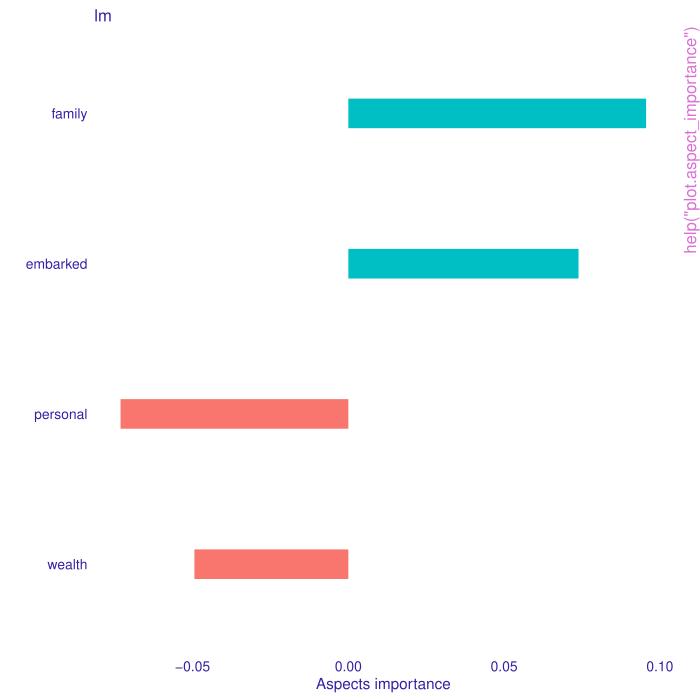

This figure's R source:
pkgname <- "DALEXtra"
source(file.path(R.home("share"), "R", "examples-header.R"))
options(warn = 1)
library('DALEXtra')

base::assign(".oldSearch", base::search(), pos = 'CheckExEnv')
base::assign(".old_wd", base::getwd(), pos = 'CheckExEnv')
cleanEx()
nameEx("aspect_importance")
### * aspect_importance

flush(stderr()); flush(stdout())

### Name: aspect_importance
### Title: Calculates the feature groups importance (called aspects
###   importance) for a selected observation
### Aliases: aspect_importance aspect_importance.explainer
###   aspect_importance.default lime

### ** Examples

library("DALEX")

model_titanic_glm <- glm(survived == 1 ~
                         class+gender+age+sibsp+parch+fare+embarked,
                         data = titanic_imputed,
                         family = "binomial")

explain_titanic_glm <- explain(model_titanic_glm,
                               data = titanic_imputed[,-8],
                               y = titanic_imputed$survived == 1,
                               verbose = FALSE)

aspects <- list(wealth = c("class", "fare"),
                family = c("sibsp", "parch"),
                personal = c("gender", "age"),
                embarked = "embarked")

aspect_importance(explain_titanic_glm,
                  new_observation = titanic_imputed[1,],
                  aspects = aspects)





cleanEx()
nameEx("aspect_importance_single")
### * aspect_importance_single

flush(stderr()); flush(stdout())

### Name: aspect_importance_single
### Title: Aspects importance for single aspects
### Aliases: aspect_importance_single aspect_importance_single.explainer
###   aspect_importance_single.default

### ** Examples

library("DALEX")

model_titanic_glm <- glm(survived == 1 ~ class + gender + age +
                         sibsp + parch + fare + embarked,
                         data = titanic_imputed,
                         family = "binomial")

aspect_importance_single(model_titanic_glm, data = titanic_imputed[,-8],
                         new_observation = titanic_imputed[1,-8])




cleanEx()
nameEx("champion_challenger")
### * champion_challenger

flush(stderr()); flush(stdout())

### Name: champion_challenger
### Title: Compare machine learning models
### Aliases: champion_challenger

### ** Examples





cleanEx()
nameEx("create_env")
### * create_env

flush(stderr()); flush(stdout())

### Name: create_env
### Title: Create your conda virtual env with DALEX
### Aliases: create_env

### ** Examples




cleanEx()
nameEx("explain_h2o")
### * explain_h2o

flush(stderr()); flush(stdout())

### Name: explain_h2o
### Title: Create explainer from your h2o model
### Aliases: explain_h2o

### ** Examples




cleanEx()
nameEx("explain_keras")
### * explain_keras

flush(stderr()); flush(stdout())

### Name: explain_keras
### Title: Wrapper for Python Keras Models
### Aliases: explain_keras

### ** Examples

library("DALEXtra")




cleanEx()
nameEx("explain_mlr")
### * explain_mlr

flush(stderr()); flush(stdout())

### Name: explain_mlr
### Title: Create explainer from your mlr model
### Aliases: explain_mlr

### ** Examples

library("DALEXtra")
titanic_test <- read.csv(system.file("extdata", "titanic_test.csv", package = "DALEXtra"))
titanic_train <- read.csv(system.file("extdata", "titanic_train.csv", package = "DALEXtra"))
library("mlr")
task <- mlr::makeClassifTask(
id = "R",
data = titanic_train,
target = "survived"
)
learner <- mlr::makeLearner(
  "classif.gbm",
  par.vals = list(
    distribution = "bernoulli",
    n.trees = 500,
    interaction.depth = 4,
    n.minobsinnode = 12,
    shrinkage = 0.001,
    bag.fraction = 0.5,
    train.fraction = 1
  ),
  predict.type = "prob"
)
gbm <- mlr::train(learner, task)
explain_mlr(gbm, titanic_test[,1:17], titanic_test[,18])




cleanEx()
nameEx("explain_mlr3")
### * explain_mlr3

flush(stderr()); flush(stdout())

### Name: explain_mlr3
### Title: Create explainer from your mlr model
### Aliases: explain_mlr3

### ** Examples

library("DALEXtra")
library(mlr3)
titanic_imputed$survived <- as.factor(titanic_imputed$survived)
task_classif <- TaskClassif$new(id = "1", backend = titanic_imputed, target = "survived")
learner_classif <- lrn("classif.rpart", predict_type = "prob")
learner_classif$train(task_classif)
explain_mlr3(learner_classif, data = titanic_imputed,
             y = as.numeric(as.character(titanic_imputed$survived)))


task_regr <- TaskRegr$new(id = "2", backend = apartments, target = "m2.price")
learner_regr <- lrn("regr.rpart")
learner_regr$train(task_regr)
explain_mlr3(learner_regr, data = apartments, apartments$m2.price)




cleanEx()
nameEx("explain_scikitlearn")
### * explain_scikitlearn

flush(stderr()); flush(stdout())

### Name: explain_scikitlearn
### Title: Wrapper for Python Scikit-Learn Models
### Aliases: explain_scikitlearn

### ** Examples





cleanEx()
nameEx("funnel_measure")
### * funnel_measure

flush(stderr()); flush(stdout())

### Name: funnel_measure
### Title: Caluculate difference in performance in models across different
###   categories
### Aliases: funnel_measure

### ** Examples




cleanEx()
nameEx("get_sample")
### * get_sample

flush(stderr()); flush(stdout())

### Name: get_sample
### Title: Function for getting binary matrix
### Aliases: get_sample

### ** Examples

 ## Not run: 
##D  get_sample(100,6,"binom",3)
## End(Not run)



cleanEx()
nameEx("group_variables")
### * group_variables

flush(stderr()); flush(stdout())

### Name: group_variables
### Title: Groups numeric features into aspects
### Aliases: group_variables

### ** Examples

library("DALEX")
dragons_data <- dragons[,c(2,3,4,7,8)]
group_variables(dragons_data, p = 0.7, clust_method = "complete")




cleanEx()
nameEx("overall_comparison")
### * overall_comparison

flush(stderr()); flush(stdout())

### Name: overall_comparison
### Title: Compare champion with challengers globally
### Aliases: overall_comparison

### ** Examples




cleanEx()
nameEx("plot.aspect_importance")
### * plot.aspect_importance

flush(stderr()); flush(stdout())

### Name: plot.aspect_importance
### Title: Function for plotting aspect_importance results
### Aliases: plot.aspect_importance

### ** Examples

library("DALEX")

model_titanic_glm <- glm(survived == 1 ~
                         class+gender+age+sibsp+parch+fare+embarked,
                         data = titanic_imputed,
                         family = "binomial")

explain_titanic_glm <- explain(model_titanic_glm,
                               data = titanic_imputed[,-8],
                               y = titanic_imputed$survived == 1,
                               verbose = FALSE)

aspects <- list(wealth = c("class", "fare"),
                family = c("sibsp", "parch"),
                personal = c("gender", "age"),
                embarked = "embarked")

plot(aspect_importance(explain_titanic_glm,
                  new_observation = titanic_imputed[1,],
                  aspects = aspects))




cleanEx()
nameEx("plot.funnel_measure")
### * plot.funnel_measure

flush(stderr()); flush(stdout())

### Name: plot.funnel_measure
### Title: Funnel plot for difference in measures
### Aliases: plot.funnel_measure

### ** Examples




cleanEx()
nameEx("plot.overall_comparison")
### * plot.overall_comparison

flush(stderr()); flush(stdout())

### Name: plot.overall_comparison
### Title: Plot function for overall_comparison
### Aliases: plot.overall_comparison

### ** Examples




cleanEx()
nameEx("plot.trainig_test_comparison")
### * plot.trainig_test_comparison

flush(stderr()); flush(stdout())

### Name: plot.training_test_comparison
### Title: Plot and compare performance of model between training and test
###   set
### Aliases: plot.training_test_comparison

### ** Examples




cleanEx()
nameEx("plot_aspects_importance_grouping")
### * plot_aspects_importance_grouping

flush(stderr()); flush(stdout())

### Name: plot_aspects_importance_grouping
### Title: Function plots tree with aspect importance values
### Aliases: plot_aspects_importance_grouping

### ** Examples

library(DALEX)
apartments_num <- apartments[,unlist(lapply(apartments, is.numeric))]
apartments_num_lm_model <- lm(m2.price ~ ., data = apartments_num)
apartments_num_new_observation <- apartments_num[2,-1]
apartments_num_mod <- apartments_num[,-1]
plot_aspects_importance_grouping(x = apartments_num_lm_model,
data = apartments_num_mod, new_observation = apartments_num_new_observation)





cleanEx()
nameEx("plot_group_variables")
### * plot_group_variables

flush(stderr()); flush(stdout())

### Name: plot_group_variables
### Title: Plots tree with correlation values
### Aliases: plot_group_variables

### ** Examples

library("DALEX")
dragons_data <- dragons[,c(2,3,4,7,8)]
group_variables(dragons_data, p = 0.7, clust_method = "complete",
                draw_tree = TRUE)




cleanEx()
nameEx("print.funnel_measure")
### * print.funnel_measure

flush(stderr()); flush(stdout())

### Name: print.funnel_measure
### Title: Print funnel_measure object
### Aliases: print.funnel_measure

### ** Examples




cleanEx()
nameEx("print.overall_comparison")
### * print.overall_comparison

flush(stderr()); flush(stdout())

### Name: print.overall_comparison
### Title: Print overall_comparison object
### Aliases: print.overall_comparison

### ** Examples




cleanEx()
nameEx("print.training_test_comparison")
### * print.training_test_comparison

flush(stderr()); flush(stdout())

### Name: print.training_test_comparison
### Title: Print funnel_measure object
### Aliases: print.training_test_comparison

### ** Examples




cleanEx()
nameEx("trainig_test_comparison")
### * trainig_test_comparison

flush(stderr()); flush(stdout())

### Name: training_test_comparison
### Title: Compare performance of model between training and test set
### Aliases: training_test_comparison

### ** Examples




cleanEx()
nameEx("triplot")
### * triplot

flush(stderr()); flush(stdout())

### Name: triplot
### Title: Three plots that sum up automatic aspect importance grouping
### Aliases: triplot triplot.explainer triplot.default

### ** Examples

library(DALEX)
apartments_num <- apartments[,unlist(lapply(apartments, is.numeric))]
apartments_num_lm_model <- lm(m2.price ~ ., data = apartments_num)
apartments_num_new_observation <- apartments_num[30,-1]
apartments_num_mod <- apartments_num[,-1]
triplot(x = apartments_num_lm_model,
  data = apartments_num_mod,
  new_observation = apartments_num_new_observation,
  add_importance_labels = FALSE)





### * <FOOTER>
###
cleanEx()
options(digits = 7L)
base::cat("Time elapsed: ", proc.time() - base::get("ptime", pos = 'CheckExEnv'),"\n")
grDevices::dev.off()
###
### Local variables: ***
### mode: outline-minor ***
### outline-regexp: "\\(> \\)?### [*]+" ***
### End: ***
quit('no')
